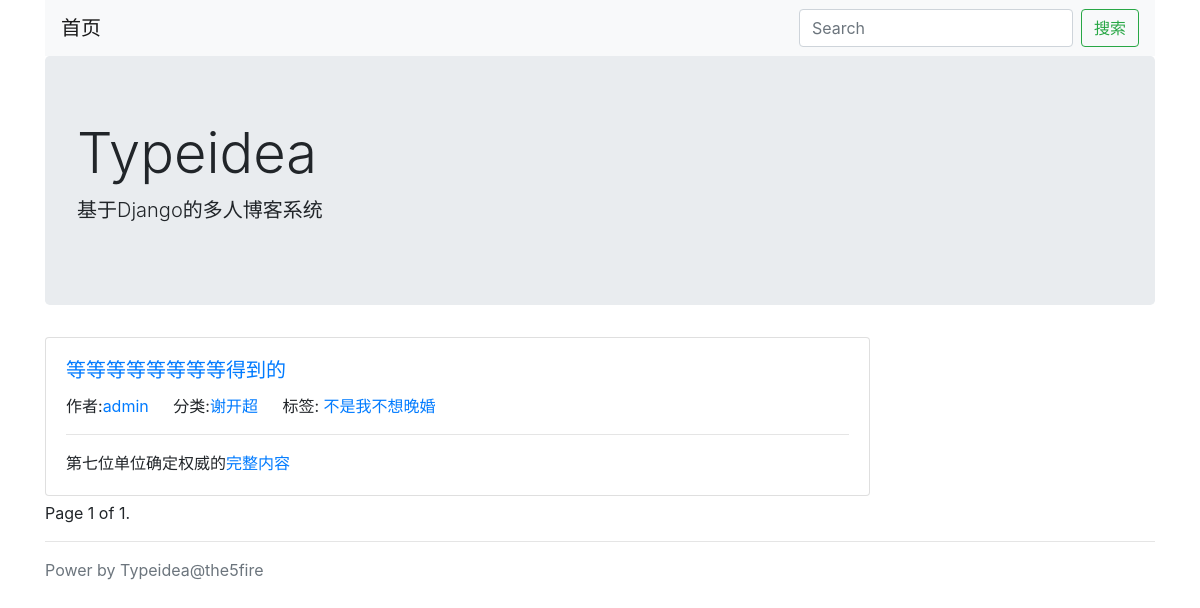
Screenshot of /category/3/ with the database file from the repository.
### blog/models.py (models this page shows, shortened)
class Post(models.Model):
    STATUS_NORMAL = 1
    STATUS_DELETE = 0
    STATUS_DRAFT = 2
    STATUS_ITEMS = (
        (STATUS_NORMAL, '正常'),
        (STATUS_DELETE, '删除'),
        (STATUS_DRAFT, '草稿'),
    )
    title = models.CharField(max_length=255, verbose_name="标题")
    desc = models.CharField(max_length=1024, blank=True, verbose_name="摘要")
    content = models.TextField(verbose_name="正文", help_text="正文必须为MarkDown格式")
    content_html = models.TextField(verbose_name="正文html代码", blank=True, editable=False)
    status = models.PositiveIntegerField(default=STATUS_NORMAL, choices=STATUS_ITEMS, verbose_name="状态")
    is_md = models.BooleanField(default=False, verbose_name="markdown语法")
    category = models.ForeignKey(Category, verbose_name="分类", on_delete=models.DO_NOTHING)
    tag = models.ManyToManyField(Tag, verbose_name="标签")
    owner = models.ForeignKey(User, verbose_name="作者", on_delete=models.DO_NOTHING)
    created_time = models.DateTimeField(auto_now_add=True, verbose_name="创建时间")
    pv = models.PositiveIntegerField(default=1)
    uv = models.PositiveIntegerField(default=1)
    class Meta:
        verbose_name = verbose_name_plural = "文章"
        ordering = ['-id']

class Category(models.Model):
    STATUS_NORMAL = 1
    STATUS_DELETE = 0
    STATUS_ITEMS = (
        (STATUS_NORMAL, '正常'),
        (STATUS_DELETE, '删除'),
    )
    name = models.CharField(max_length=50, verbose_name="名称")
    status = models.PositiveIntegerField(default=STATUS_NORMAL, choices=STATUS_ITEMS, verbose_name="状态")
    is_nav = models.BooleanField(default=False, verbose_name="是否为导航")
    owner = models.ForeignKey(User, verbose_name="作者", on_delete=models.DO_NOTHING)
    created_time = models.DateTimeField(auto_now_add=True, verbose_name="创建时间")
    class Meta:
        verbose_name = verbose_name_plural = '分类'

class Tag(models.Model):
    STATUS_NORMAL = 1
    STATUS_DELETE = 0
    STATUS_ITEMS = (
        (STATUS_NORMAL, '正常'),
        (STATUS_DELETE, '删除'),
    )
    name = models.CharField(max_length=10, verbose_name="名称")
    status = models.PositiveIntegerField(default=STATUS_NORMAL, choices=STATUS_ITEMS, verbose_name="状态")
    owner = models.ForeignKey(User, verbose_name="作者", on_delete=models.DO_NOTHING)
    created_time = models.DateTimeField(auto_now_add=True, verbose_name="创建时间")
    class Meta:
        verbose_name = verbose_name_plural = '标签'
        ordering = ['-id']

### blog/views.py (the view)
# urls.py: url(r'^category/(?P<category_id>\d+)/$', CategoryView.as_view(), name='category-list'),
class CategoryView(IndexView):
    def get_context_data(self,**kwargs):
        context = super().get_context_data(**kwargs)
        category_id = self.kwargs.get('category_id')
        category = get_object_or_404(Category,pk=category_id)
        context.update({
            'categoty': category,
        })
        return context
    def get_queryset(self):
        queryset=super().get_queryset()
        category_id=self.kwargs.get('category_id')
        return queryset.filter(category_id=category_id)

### typeidea/themes/bootstrap/templates/blog/list.html (shortened to what this page needs)
{% extends "./base.html" %}
{% block main %}
    {% for post in post_list %}
    <div class="card post">
        <div class="card-body">
            <h5 class="card-title"><a href="{% url 'post-detail' post.id %}">{{ post.title }}</a></h5>
            <span class="card-link">作者:<a href="#">{{ post.owner.username }}</a></span>
            <span class="card-link">分类:<a href="{% url 'category-list' post.category_id %}">{{ post.category.name }}</a></span>
            <span class="card-link">标签:
                {% for tag in post.tag.all %}
                <a href="{% url 'tag-list' tag.id %}">{{ tag.name }}</a>
                {% endfor %}
            </span>
            <hr/>
            <p class="card-text">{{ post.desc }}<a href="{% url 'post-detail' post.id %}">完整内容</a></p>
        </div>
    </div>
    {% endfor %}
    {% if page_obj %}
        Page {{ page_obj.number }} of {{ paginator.num_pages }}.
    {% endif %}
{% endblock %}

### typeidea/themes/bootstrap/templates/blog/base.html (style rules this page uses)
.post { margin-bottom: 5px; }

### rows the page displays
Post: title "等等等等等等等等得到的", owner.username "admin", category.name "谢开超", desc "第七位单位确定权威的"
Tag: name "不是我不想晚婚"

### other values shown
{{ page_obj.number }} "1"
{{ paginator.num_pages }} "1"
